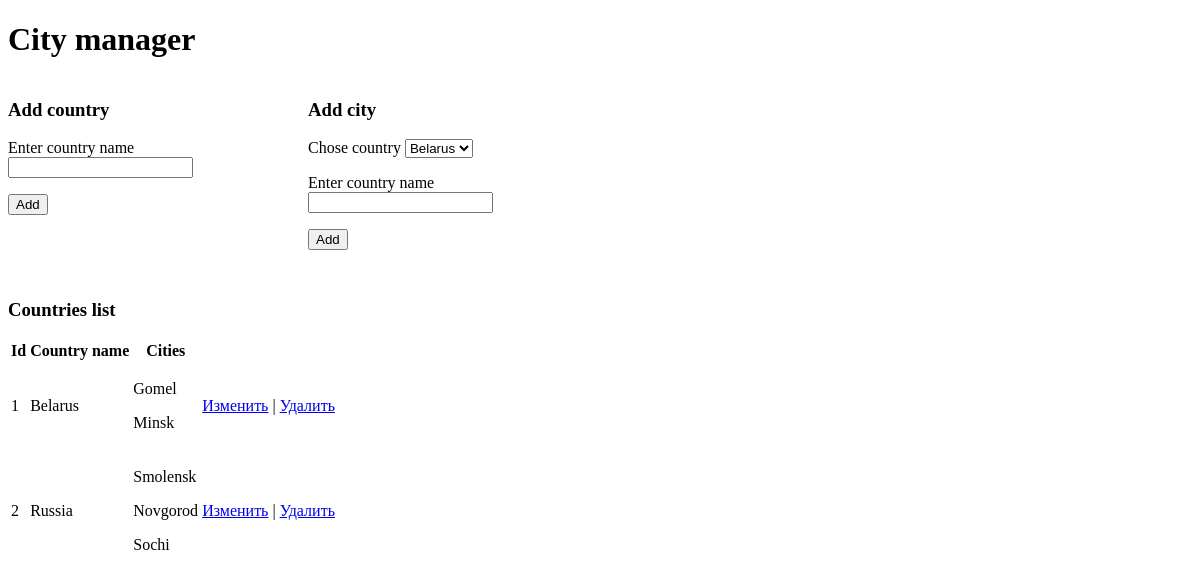
The app's page /, older data.
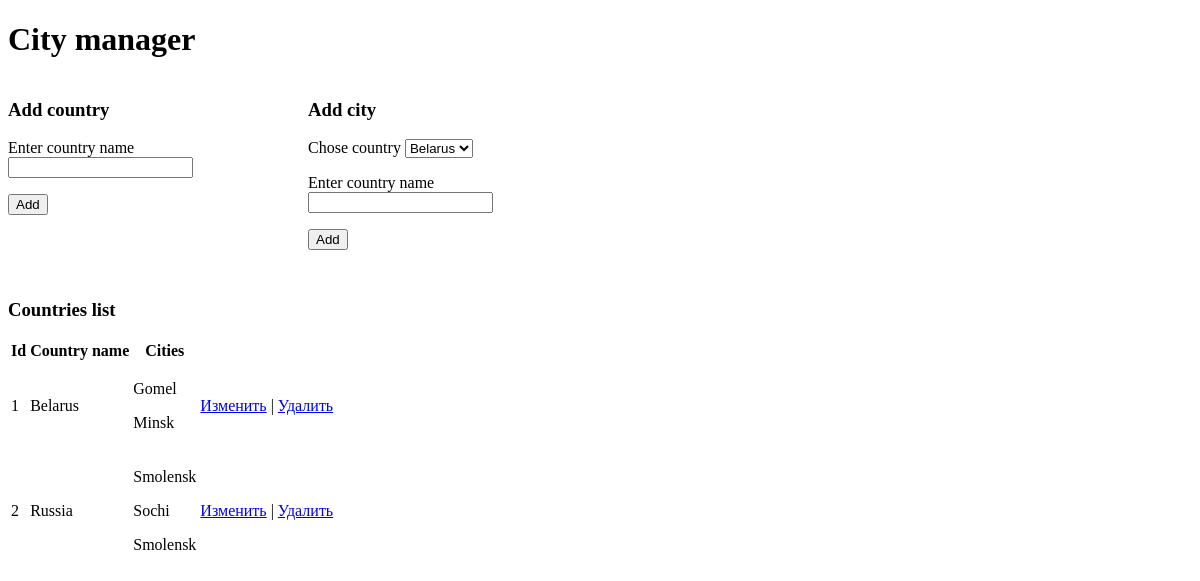
The same page, newer data.
### city_manager/models.py (models this page shows)
class Country(models.Model):
    country_name = models.CharField(max_length=100)

class City(models.Model):
    city_name = models.CharField(max_length=100)
    country = models.IntegerField()

### city_manager/views.py (the view)
# urls.py: path('', views.index)
def index(request):
    countries = Country.objects.all()
    cities = City.objects.all()
    return render(request, "city_manager/index.html", {
        "countries": countries,
        "cities": cities
    })

### templates/city_manager/index.html (shortened to what this page needs)
<!DOCTYPE html>
<html lang="en">
<head>
</head>
<body>
  <h1>City manager</h1>
  <div id="add">
    <div class="left">
      <h3>Add country</h3>
      <form method="post" action="create/">
        <p>
          <label>Enter country name</label>
          <input type="text" name="country" required="true">
        </p>
        <input type="submit" value="Add">
      </form>
    </div>
    <div class="right">
      {% if countries.count > 0 %}
      <h3>Add city</h3>
      <form method="post" action="create-city/" id="country-form">
        <p>
          <p>
            <label>Chose country</label>
            <select name="country_select">
              {% for country in countries %}
              <option value="{{ country.id }}">{{ country.country_name }}</option>
              {% endfor %}
            </select>
          </p>
          <p>
            <label>Enter country name</label>
            <input type="text" name="city" required="true">
          </p>
        </p>
        <input type="submit" value="Add">
      </form>
      {% endif %}
    </div>
  </div>
  {% if countries.count > 0 %}
  <h3>Countries list</h3>
  <table>
      <thead><th>Id</th><th>Country name</th><th>Cities</th><th></th></thead>
      {% for country in countries %}
      <tr>
          <td>{{ country.id }}</td>
          <td>{{ country.country_name }}</td>
          <td>
          {% if cities.count > 0 %}
            {% for city in cities %}
              {% if city.country == country.id %}
                <p>{{ city.city_name }}</p>
              {% endif %}
            {% endfor %}
          {% endif %}
          </td>
          <td><a href="update/{{country.id}}">Изменить</a> | <a href="delete/{{country.id}}">Удалить</a></td>
      </tr>
      {% endfor %}
  </table>
  {% endif %}
</body>
</html>

Row changes from the older to the newer data that the page shows:
removed City: city_name "Novgorod", shown under Country "Russia"
added City: city_name "Smolensk", shown under Country "Russia"
